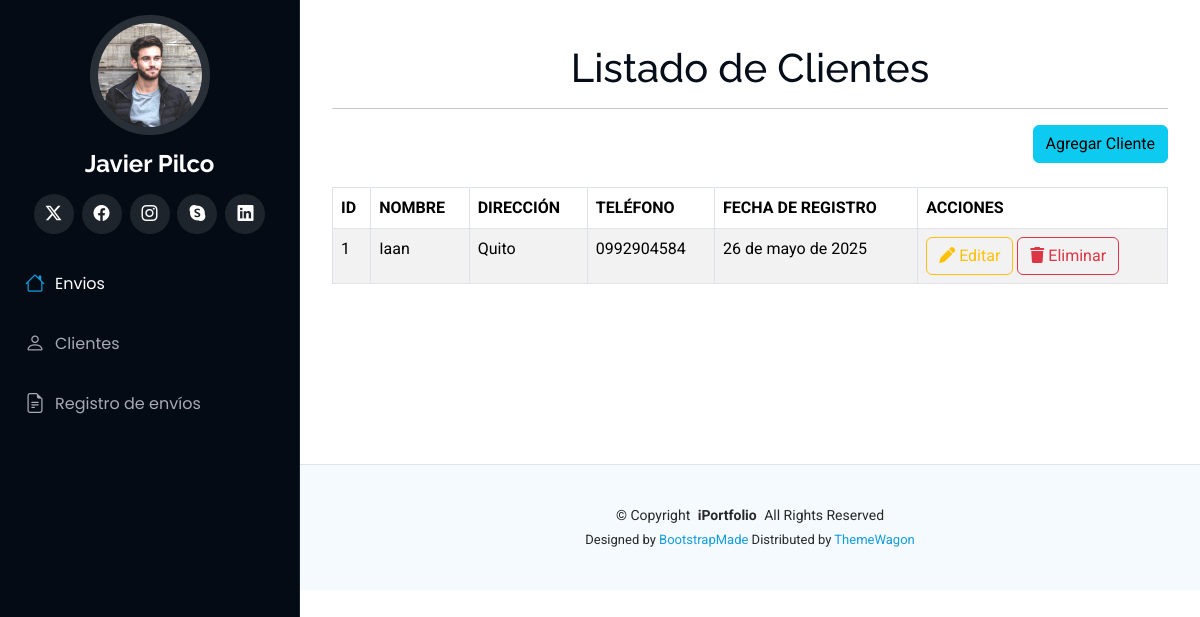
Before: /clientes with the older database file.
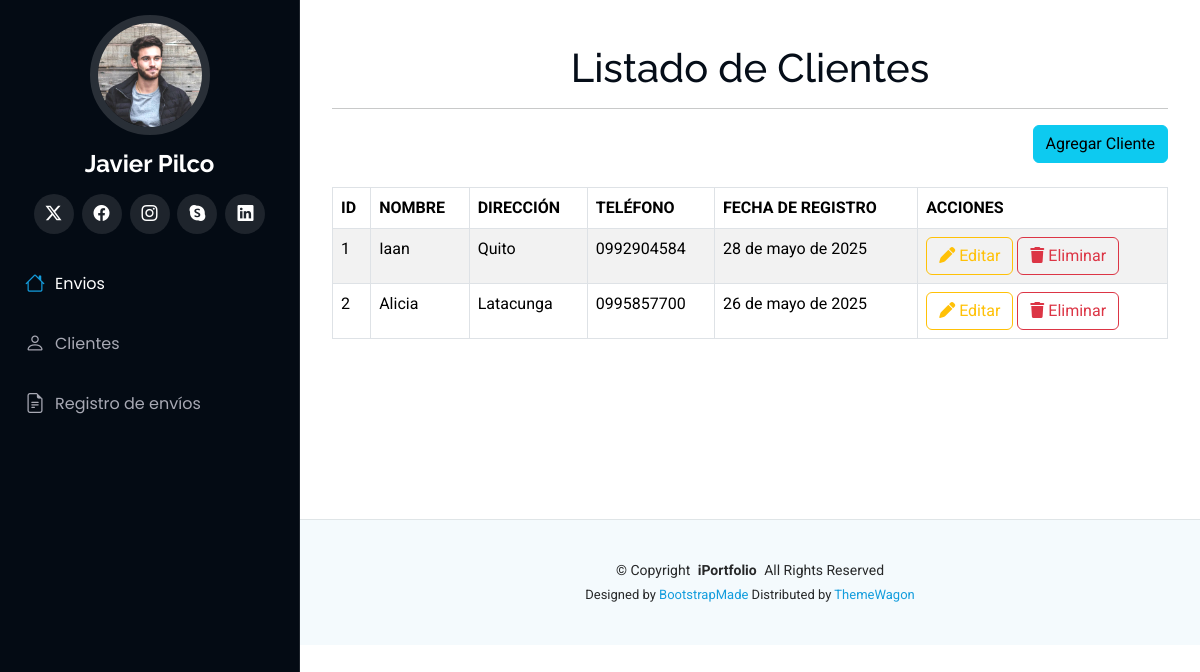
After: the same page with the newer database file.
### Aplicaciones/Logistica/models.py (models this page shows, shortened)
class Cliente(models.Model):
    nombre = models.CharField(max_length=100)
    telefono = models.CharField(max_length=15)
    direccion = models.CharField(max_length=200)
    fecha_registro = models.DateField()

### Aplicaciones/Logistica/views.py (the view)
# urls.py: path('clientes', views.inicioClientes),
def inicioClientes(request):
    clientes = Cliente.objects.all()
    return render(request, "inicioClientes.html", {'clientes': clientes})

### Aplicaciones/Logistica/templates/inicioClientes.html (shortened to what this page needs)
{% extends './plantilla.html' %}
{% block contenido %}
<br>
<h1 class="text-center">Listado de Clientes</h1>
<hr>
<div class="row">
    <div class="text-end">
        <a href="/nuevoCliente" class="btn btn-info text-right">
            Agregar Cliente
        </a>
    </div>
</div>
<br>
<table class="table table-bordered table-striped table-hover">
    <thead>
        <tr class="bg-info">
            <th>ID</th>
            <th>NOMBRE</th>
            <th>DIRECCIÓN</th>
            <th>TELÉFONO</th>
            <th>FECHA DE REGISTRO</th>
            <th>ACCIONES</th>
        </tr>
    </thead>
    <tbody>
        {% for cliente in clientes %}
        <tr>
            <td>{{ cliente.id }}</td>
            <td>{{ cliente.nombre }}</td>
            <td>{{ cliente.direccion }}</td>
            <td>{{ cliente.telefono }}</td>
            <td>{{ cliente.fecha_registro }}</td>
            <td>
                <a href="/editarCliente/{{ cliente.id }}" class="btn btn-outline-warning">
                    <i class="fa fa-pen"></i> Editar
                </a>
                <a href="#" data-id="{{ cliente.id }}" class="btn btn-outline-danger btnEliminar">
                    <i class="fa fa-trash"></i> Eliminar
                </a>
            </td>
        </tr>
        {% endfor %}
    </tbody>
</table>
<br><br><br><br><br><br>
{% endblock %}

Changed rows visible on the page:
changed Cliente "Iaan": fecha_registro "26 de mayo de 2025" → "28 de mayo de 2025"
added Cliente: id "2", nombre "Alicia", direccion "Latacunga", telefono "0995857700", fecha_registro "26 de mayo de 2025"
